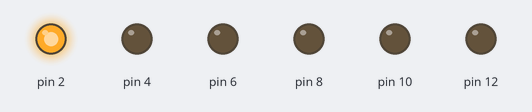
Bench run of a sketch on a simulated Arduino Uno, built with avr-gcc and run on an emulated ATmega328P. On the bench: output pins drawn as LEDs (lit = HIGH).

Above: at 5.0 s.
At 12.5 s:
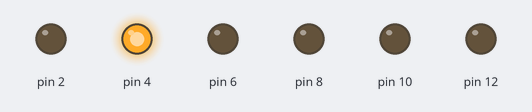
At 19.0 s:
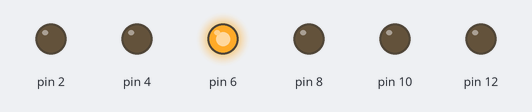
At 24.5 s:
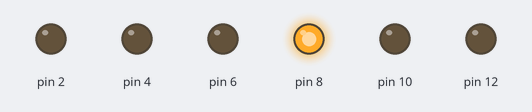
At 26.5 s:
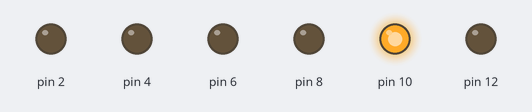
At 28.0 s:
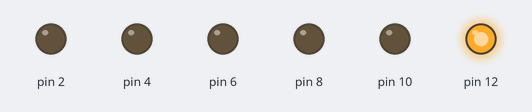
Timing chart, 0 to 37.7 s (numbered marks = the images above):
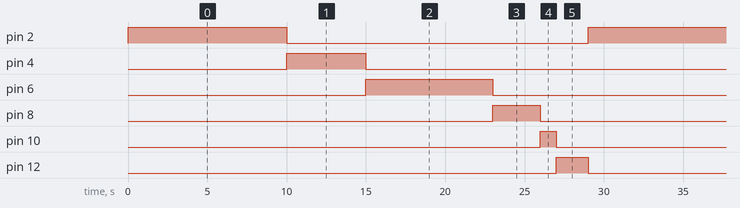

Measured:
- by itself, pin 2: alternates HIGH for 10.0 s and LOW for 19.0 s
- by itself, pin 4: alternates HIGH for 5.0 s and LOW for 24.0 s
- by itself, pin 6: alternates HIGH for 8.0 s and LOW for 21.0 s
- by itself, pin 8: alternates HIGH for 3.0 s and LOW for 26.0 s
- by itself, pin 10: alternates HIGH for 1.0 s and LOW for 28.0 s
- by itself, pin 12: alternates HIGH for 2.0 s and LOW for 27.0 s

The sketch:

first_in_first_out.ino
```cpp
// Jazmin Joy M. Fullante BSCpE 4A
// CPE 411 Embedded System
// Activity 6 - Embedded Operating System
// First In First Out

int led1 = 2;  // The color RED is the LED 1
int led2 = 4;  // The color ORANGE is the LED 2
int led3 = 6;  // The color YELLOW is the LED 3
int led4 = 8;  // The color GREEN is the LED 4
int led5 = 10; // The color BLUE is the LED 5
int led6 = 12; // The color WHITE is the LED 6

void setup() {
        /*
    	 * Set the digital pins 2, 4, 6, 8, 10, and 12 as OUTPUT,
    	 * so a high power level can be outputed to the
     	 * respective pins.
    	 */
	pinMode(2, OUTPUT);
	pinMode(4, OUTPUT);
	pinMode(6, OUTPUT);
	pinMode(8, OUTPUT);
	pinMode(10, OUTPUT);
	pinMode(12, OUTPUT);
}

void loop () {
	digitalWrite (2, HIGH); // Digital pin 2 turns on LED 1 by making the voltage HIGH
	delay (10000); // Wait for 10000 millisecond(s)
	digitalWrite (2, LOW); // Turn the LED off by making the voltage LOW

	digitalWrite (4, HIGH); // Digital pin 4 turns on LED 2 by making the voltage HIGH
	delay (5000); // Wait for 5000 millisecond(s)
	digitalWrite (4, LOW); // Turn the LED off by making the voltage LOW

	digitalWrite (6, HIGH); // Digital pin 6 turns on LED 3 by making the voltage HIGH
	delay (8000); // Wait for 8000 millisecond(s)
	digitalWrite (6, LOW); // Turn the LED off by making the voltage LOW

	digitalWrite (8, HIGH); // Digital pin 8 turns on LED 4 by making the voltage HIGH
	delay (3000); // Wait for 3000 millisecond(s)
	digitalWrite (8, LOW); // Turn the LED off by making the voltage LOW

	digitalWrite (10, HIGH); // Digital pin 10 turns on LED 5 by making the voltage HIGH
	delay (1000); // Wait for 1000 millisecond(s)
	digitalWrite (10, LOW); // Turn the LED off by making the voltage LOW

	digitalWrite (12, HIGH); // Digital pin 12 turns on LED 6 by making the voltage HIGH
	delay (2000); // Wait for 2000 millisecond(s)
	digitalWrite (12, LOW); // Turn the LED off by making the voltage LOW
}
```
